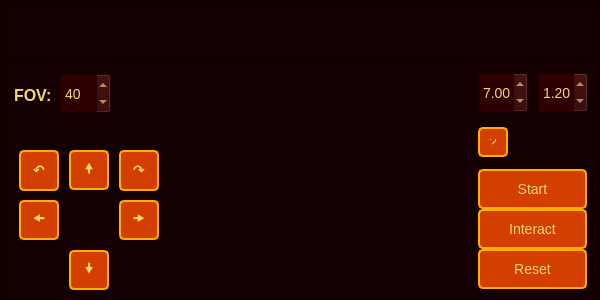
<?xml version="1.0" encoding="UTF-8"?>
<ui version="4.0">
 <class>Dialog</class>
 <widget class="QDialog" name="Dialog">
  <property name="geometry">
   <rect>
    <x>0</x>
    <y>0</y>
    <width>600</width>
    <height>300</height>
   </rect>
  </property>
  <property name="windowTitle">
   <string>Dialog</string>
  </property>
  <property name="styleSheet">
   <string notr="true">/* General widget styles */
QWidget {
    background-color: #140000;  /* Darker red background */
    color: #f7d774;             /* Warm yellow text color */
    font-family: 'Arial';
    font-size: 14px;
}

/* QPushButton styles */
QPushButton {
    background-color: #d23f00;  /* Darker red (lava) button background */
    color: #f7d774;             /* Warm yellow text color */
    border: 2px solid #ffae00;  /* Bright yellow border */
    padding: 10px;
    border-radius: 5px;
    font-size: 14px;
}

QPushButton:hover {
    background-color: #ffae00;  /* Bright yellow background on hover */
    color: #140000;             /* Dark red text color on hover */
}

/* QLabel styles */
QLabel {
    font-size: 16px;            /* Slightly larger font for labels */
    font-weight: bold;          /* Bold text */
}
</string>
  </property>
  <widget class="QFrame" name="frame">
   <property name="geometry">
    <rect>
     <x>0</x>
     <y>49</y>
     <width>600</width>
     <height>251</height>
    </rect>
   </property>
   <property name="styleSheet">
    <string notr="true">QFrame{
	border-image: url(:/LogoBG/MayanDoomBGArtWide6.png) 0 0 0 0 stretch stretch;
}</string>
   </property>
   <property name="frameShape">
    <enum>QFrame::StyledPanel</enum>
   </property>
   <property name="frameShadow">
    <enum>QFrame::Raised</enum>
   </property>
   <widget class="QPushButton" name="pushButton_player_mov_forward">
    <property name="geometry">
     <rect>
      <x>69</x>
      <y>101</y>
      <width>40</width>
      <height>40</height>
     </rect>
    </property>
    <property name="font">
     <font>
      <family>Arial</family>
      <pointsize>-1</pointsize>
      <weight>50</weight>
      <bold>false</bold>
     </font>
    </property>
    <property name="styleSheet">
     <string notr="true">/* General widget styles */
QWidget {
    background-color: #140000;  /* Darker red background */
    color: #f7d774;             /* Warm yellow text color */
    font-family: 'Arial';
    font-size: 14px;
}

/* QPushButton styles */
QPushButton {
    background-color: #d23f00;  /* Darker red (lava) button background */
    color: #f7d774;             /* Warm yellow text color */
    border: 2px solid #ffae00;  /* Bright yellow border */
    padding: 10px;
    border-radius: 5px;
    font-size: 14px;
}

QPushButton:hover {
    background-color: #ffae00;  /* Bright yellow background on hover */
    color: #140000;             /* Dark red text color on hover */
}

/* QLabel styles */
QLabel {
    font-size: 16px;            /* Slightly larger font for labels */
    font-weight: bold;          /* Bold text */
}
</string>
    </property>
    <property name="text">
     <string>🠝</string>
    </property>
   </widget>
   <widget class="QPushButton" name="pushButton_player_rot_ccw">
    <property name="geometry">
     <rect>
      <x>19</x>
      <y>101</y>
      <width>40</width>
      <height>41</height>
     </rect>
    </property>
    <property name="font">
     <font>
      <family>Arial</family>
      <pointsize>-1</pointsize>
      <weight>75</weight>
      <bold>true</bold>
     </font>
    </property>
    <property name="styleSheet">
     <string notr="true">/* General widget styles */
QWidget {
    background-color: #140000;  /* Darker red background */
    color: #f7d774;             /* Warm yellow text color */
    font-family: 'Arial';
    font-size: 14px;
}

/* QPushButton styles */
QPushButton {
    background-color: #d23f00;  /* Darker red (lava) button background */
    color: #f7d774;             /* Warm yellow text color */
    border: 2px solid #ffae00;  /* Bright yellow border */
    padding: 10px;
    border-radius: 5px;
    font-size: 14px;
}

QPushButton:hover {
    background-color: #ffae00;  /* Bright yellow background on hover */
    color: #140000;             /* Dark red text color on hover */
}

/* QLabel styles */
QLabel {
    font-size: 16px;            /* Slightly larger font for labels */
    font-weight: bold;          /* Bold text */
}
</string>
    </property>
    <property name="text">
     <string>↶</string>
    </property>
   </widget>
   <widget class="QPushButton" name="pushButton_player_mov_backward">
    <property name="geometry">
     <rect>
      <x>69</x>
      <y>201</y>
      <width>40</width>
      <height>40</height>
     </rect>
    </property>
    <property name="font">
     <font>
      <family>Arial</family>
      <pointsize>-1</pointsize>
      <weight>50</weight>
      <bold>false</bold>
     </font>
    </property>
    <property name="styleSheet">
     <string notr="true">/* General widget styles */
QWidget {
    background-color: #140000;  /* Darker red background */
    color: #f7d774;             /* Warm yellow text color */
    font-family: 'Arial';
    font-size: 14px;
}

/* QPushButton styles */
QPushButton {
    background-color: #d23f00;  /* Darker red (lava) button background */
    color: #f7d774;             /* Warm yellow text color */
    border: 2px solid #ffae00;  /* Bright yellow border */
    padding: 10px;
    border-radius: 5px;
    font-size: 14px;
}

QPushButton:hover {
    background-color: #ffae00;  /* Bright yellow background on hover */
    color: #140000;             /* Dark red text color on hover */
}

/* QLabel styles */
QLabel {
    font-size: 16px;            /* Slightly larger font for labels */
    font-weight: bold;          /* Bold text */
}
</string>
    </property>
    <property name="text">
     <string>🠟</string>
    </property>
   </widget>
   <widget class="QPushButton" name="pushButton_player_mov_right">
    <property name="geometry">
     <rect>
      <x>119</x>
      <y>151</y>
      <width>40</width>
      <height>40</height>
     </rect>
    </property>
    <property name="font">
     <font>
      <family>Arial</family>
      <pointsize>-1</pointsize>
      <weight>50</weight>
      <bold>false</bold>
     </font>
    </property>
    <property name="styleSheet">
     <string notr="true">/* General widget styles */
QWidget {
    background-color: #140000;  /* Darker red background */
    color: #f7d774;             /* Warm yellow text color */
    font-family: 'Arial';
    font-size: 14px;
}

/* QPushButton styles */
QPushButton {
    background-color: #d23f00;  /* Darker red (lava) button background */
    color: #f7d774;             /* Warm yellow text color */
    border: 2px solid #ffae00;  /* Bright yellow border */
    padding: 10px;
    border-radius: 5px;
    font-size: 14px;
}

QPushButton:hover {
    background-color: #ffae00;  /* Bright yellow background on hover */
    color: #140000;             /* Dark red text color on hover */
}

/* QLabel styles */
QLabel {
    font-size: 16px;            /* Slightly larger font for labels */
    font-weight: bold;          /* Bold text */
}
</string>
    </property>
    <property name="text">
     <string>🠞</string>
    </property>
   </widget>
   <widget class="QPushButton" name="pushButton_player_mov_left">
    <property name="geometry">
     <rect>
      <x>19</x>
      <y>151</y>
      <width>40</width>
      <height>40</height>
     </rect>
    </property>
    <property name="font">
     <font>
      <family>Arial</family>
      <pointsize>-1</pointsize>
      <weight>50</weight>
      <bold>false</bold>
     </font>
    </property>
    <property name="styleSheet">
     <string notr="true">/* General widget styles */
QWidget {
    background-color: #140000;  /* Darker red background */
    color: #f7d774;             /* Warm yellow text color */
    font-family: 'Arial';
    font-size: 14px;
}

/* QPushButton styles */
QPushButton {
    background-color: #d23f00;  /* Darker red (lava) button background */
    color: #f7d774;             /* Warm yellow text color */
    border: 2px solid #ffae00;  /* Bright yellow border */
    padding: 10px;
    border-radius: 5px;
    font-size: 14px;
}

QPushButton:hover {
    background-color: #ffae00;  /* Bright yellow background on hover */
    color: #140000;             /* Dark red text color on hover */
}

/* QLabel styles */
QLabel {
    font-size: 16px;            /* Slightly larger font for labels */
    font-weight: bold;          /* Bold text */
}
</string>
    </property>
    <property name="text">
     <string>🠜</string>
    </property>
   </widget>
   <widget class="QPushButton" name="pushButton_player_rot_cw">
    <property name="geometry">
     <rect>
      <x>119</x>
      <y>101</y>
      <width>40</width>
      <height>41</height>
     </rect>
    </property>
    <property name="font">
     <font>
      <family>Arial</family>
      <pointsize>-1</pointsize>
      <weight>75</weight>
      <bold>true</bold>
     </font>
    </property>
    <property name="styleSheet">
     <string notr="true">/* General widget styles */
QWidget {
    background-color: #140000;  /* Darker red background */
    color: #f7d774;             /* Warm yellow text color */
    font-family: 'Arial';
    font-size: 14px;
}

/* QPushButton styles */
QPushButton {
    background-color: #d23f00;  /* Darker red (lava) button background */
    color: #f7d774;             /* Warm yellow text color */
    border: 2px solid #ffae00;  /* Bright yellow border */
    padding: 10px;
    border-radius: 5px;
    font-size: 14px;
}

QPushButton:hover {
    background-color: #ffae00;  /* Bright yellow background on hover */
    color: #140000;             /* Dark red text color on hover */
}

/* QLabel styles */
QLabel {
    font-size: 16px;            /* Slightly larger font for labels */
    font-weight: bold;          /* Bold text */
}
</string>
    </property>
    <property name="text">
     <string>↷</string>
    </property>
   </widget>
   <widget class="QPushButton" name="pushButton_start">
    <property name="geometry">
     <rect>
      <x>478</x>
      <y>120</y>
      <width>109</width>
      <height>40</height>
     </rect>
    </property>
    <property name="styleSheet">
     <string notr="true">/* General widget styles */
QWidget {
    background-color: #140000;  /* Darker red background */
    color: #f7d774;             /* Warm yellow text color */
    font-family: 'Arial';
    font-size: 14px;
}

/* QPushButton styles */
QPushButton {
    background-color: #d23f00;  /* Darker red (lava) button background */
    color: #f7d774;             /* Warm yellow text color */
    border: 2px solid #ffae00;  /* Bright yellow border */
    padding: 10px;
    border-radius: 5px;
    font-size: 14px;
}

QPushButton:hover {
    background-color: #ffae00;  /* Bright yellow background on hover */
    color: #140000;             /* Dark red text color on hover */
}

/* QLabel styles */
QLabel {
    font-size: 16px;            /* Slightly larger font for labels */
    font-weight: bold;          /* Bold text */
}
</string>
    </property>
    <property name="text">
     <string>Start</string>
    </property>
   </widget>
   <widget class="QPushButton" name="pushButton_interact">
    <property name="geometry">
     <rect>
      <x>478</x>
      <y>160</y>
      <width>109</width>
      <height>40</height>
     </rect>
    </property>
    <property name="styleSheet">
     <string notr="true">/* General widget styles */
QWidget {
    background-color: #140000;  /* Darker red background */
    color: #f7d774;             /* Warm yellow text color */
    font-family: 'Arial';
    font-size: 14px;
}

/* QPushButton styles */
QPushButton {
    background-color: #d23f00;  /* Darker red (lava) button background */
    color: #f7d774;             /* Warm yellow text color */
    border: 2px solid #ffae00;  /* Bright yellow border */
    padding: 10px;
    border-radius: 5px;
    font-size: 14px;
}

QPushButton:hover {
    background-color: #ffae00;  /* Bright yellow background on hover */
    color: #140000;             /* Dark red text color on hover */
}

/* QLabel styles */
QLabel {
    font-size: 16px;            /* Slightly larger font for labels */
    font-weight: bold;          /* Bold text */
}
</string>
    </property>
    <property name="text">
     <string>Interact</string>
    </property>
   </widget>
   <widget class="QPushButton" name="pushButton_reset">
    <property name="geometry">
     <rect>
      <x>478</x>
      <y>200</y>
      <width>109</width>
      <height>40</height>
     </rect>
    </property>
    <property name="styleSheet">
     <string notr="true">/* General widget styles */
QWidget {
    background-color: #140000;  /* Darker red background */
    color: #f7d774;             /* Warm yellow text color */
    font-family: 'Arial';
    font-size: 14px;
}

/* QPushButton styles */
QPushButton {
    background-color: #d23f00;  /* Darker red (lava) button background */
    color: #f7d774;             /* Warm yellow text color */
    border: 2px solid #ffae00;  /* Bright yellow border */
    padding: 10px;
    border-radius: 5px;
    font-size: 14px;
}

QPushButton:hover {
    background-color: #ffae00;  /* Bright yellow background on hover */
    color: #140000;             /* Dark red text color on hover */
}

/* QLabel styles */
QLabel {
    font-size: 16px;            /* Slightly larger font for labels */
    font-weight: bold;          /* Bold text */
}
</string>
    </property>
    <property name="text">
     <string>Reset</string>
    </property>
   </widget>
   <widget class="QSpinBox" name="spinBox_FOV">
    <property name="geometry">
     <rect>
      <x>60</x>
      <y>24</y>
      <width>51</width>
      <height>41</height>
     </rect>
    </property>
    <property name="styleSheet">
     <string notr="true">/* General widget styles */
QWidget {
    background-color: #2e0000;  /* Dark red background */
    color: #f7d774;             /* Warm yellow text color */
    font-family: 'Arial';
    font-size: 14px;
}

/* QPushButton styles */
QPushButton {
    background-color: #d94141;  /* Red button background */
    color: white;               /* White text color */
    border: 2px solid #ff6f00;  /* Orange border */
    padding: 10px;
    border-radius: 5px;
    font-size: 14px;
}

QPushButton:hover {
    background-color: #ff6f00;  /* Orange background on hover */
}

/* QLabel styles */
QLabel {
    font-size: 16px;            /* Slightly larger font for labels */
    font-weight: bold;          /* Bold text */
}
</string>
    </property>
    <property name="minimum">
     <number>10</number>
    </property>
    <property name="maximum">
     <number>120</number>
    </property>
    <property name="singleStep">
     <number>10</number>
    </property>
    <property name="value">
     <number>40</number>
    </property>
   </widget>
   <widget class="QLabel" name="label_FOV">
    <property name="geometry">
     <rect>
      <x>14</x>
      <y>31</y>
      <width>41</width>
      <height>31</height>
     </rect>
    </property>
    <property name="font">
     <font>
      <family>Arial</family>
      <pointsize>-1</pointsize>
      <weight>75</weight>
      <bold>true</bold>
     </font>
    </property>
    <property name="styleSheet">
     <string notr="true">QFrame{

border-image: transparent;

}

/* General widget styles */
QWidget {
    background-color: #2e0000;  /* Dark red background */
    color: #f7d774;             /* Warm yellow text color */
    font-family: 'Arial';
    font-size: 14px;
}

/* QPushButton styles */
QPushButton {
    background-color: #d94141;  /* Red button background */
    color: white;               /* White text color */
    border: 2px solid #ff6f00;  /* Orange border */
    padding: 10px;
    border-radius: 5px;
    font-size: 14px;
}

QPushButton:hover {
    background-color: #ff6f00;  /* Orange background on hover */
}

/* QLabel styles */
QLabel {
    font-size: 16px;            /* Slightly larger font for labels */
    font-weight: bold;          /* Bold text */
	background: transparent;
}
</string>
    </property>
    <property name="text">
     <string>FOV:</string>
    </property>
   </widget>
   <widget class="QDoubleSpinBox" name="spinBox_val_1">
    <property name="geometry">
     <rect>
      <x>538</x>
      <y>23</y>
      <width>50</width>
      <height>41</height>
     </rect>
    </property>
    <property name="cursor">
     <cursorShape>PointingHandCursor</cursorShape>
    </property>
    <property name="styleSheet">
     <string notr="true">/* General widget styles */
QWidget {
    background-color: #2e0000;  /* Dark red background */
    color: #f7d774;             /* Warm yellow text color */
    font-family: 'Arial';
    font-size: 14px;
}

/* QPushButton styles */
QPushButton {
    background-color: #d94141;  /* Red button background */
    color: white;               /* White text color */
    border: 2px solid #ff6f00;  /* Orange border */
    padding: 10px;
    border-radius: 5px;
    font-size: 14px;
}

QPushButton:hover {
    background-color: #ff6f00;  /* Orange background on hover */
}

/* QLabel styles */
QLabel {
    font-size: 16px;            /* Slightly larger font for labels */
    font-weight: bold;          /* Bold text */
}
</string>
    </property>
    <property name="singleStep">
     <double>0.100000000000000</double>
    </property>
    <property name="value">
     <double>1.200000000000000</double>
    </property>
   </widget>
   <widget class="QDoubleSpinBox" name="spinBox_val_2">
    <property name="geometry">
     <rect>
      <x>478</x>
      <y>23</y>
      <width>50</width>
      <height>41</height>
     </rect>
    </property>
    <property name="cursor">
     <cursorShape>PointingHandCursor</cursorShape>
    </property>
    <property name="styleSheet">
     <string notr="true">/* General widget styles */
QWidget {
    background-color: #2e0000;  /* Dark red background */
    color: #f7d774;             /* Warm yellow text color */
    font-family: 'Arial';
    font-size: 14px;
}

/* QPushButton styles */
QPushButton {
    background-color: #d94141;  /* Red button background */
    color: white;               /* White text color */
    border: 2px solid #ff6f00;  /* Orange border */
    padding: 10px;
    border-radius: 5px;
    font-size: 14px;
}

QPushButton:hover {
    background-color: #ff6f00;  /* Orange background on hover */
}

/* QLabel styles */
QLabel {
    font-size: 16px;            /* Slightly larger font for labels */
    font-weight: bold;          /* Bold text */
}
</string>
    </property>
    <property name="singleStep">
     <double>0.200000000000000</double>
    </property>
    <property name="value">
     <double>7.000000000000000</double>
    </property>
   </widget>
   <widget class="QPushButton" name="pushButton_help">
    <property name="geometry">
     <rect>
      <x>478</x>
      <y>78</y>
      <width>30</width>
      <height>30</height>
     </rect>
    </property>
    <property name="font">
     <font>
      <family>Arial</family>
      <pointsize>-1</pointsize>
     </font>
    </property>
    <property name="styleSheet">
     <string notr="true">/* General widget styles */
QWidget {
    background-color: #140000;  /* Darker red background */
    color: #f7d774;             /* Warm yellow text color */
    font-family: 'Arial';
    font-size: 14px;
}

/* QPushButton styles */
QPushButton {
    background-color: #d23f00;  /* Darker red (lava) button background */
    color: #f7d774;             /* Warm yellow text color */
    border: 2px solid #ffae00;  /* Bright yellow border */
    padding: 10px;
    border-radius: 5px;
    font-size: 14px;
}

QPushButton:hover {
    background-color: #ffae00;  /* Bright yellow background on hover */
    color: #140000;             /* Dark red text color on hover */
}

/* QLabel styles */
QLabel {
    font-size: 16px;            /* Slightly larger font for labels */
    font-weight: bold;          /* Bold text */
}
</string>
    </property>
    <property name="text">
     <string>?</string>
    </property>
   </widget>
  </widget>
  <widget class="QTextEdit" name="textEdit_gamelog">
   <property name="geometry">
    <rect>
     <x>0</x>
     <y>0</y>
     <width>600</width>
     <height>60</height>
    </rect>
   </property>
   <property name="font">
    <font>
     <family>Arial</family>
     <pointsize>-1</pointsize>
    </font>
   </property>
   <property name="styleSheet">
    <string notr="true"/>
   </property>
  </widget>
 </widget>
 <resources>
  <include location="MayanDoom_resource_file.qrc"/>
 </resources>
 <connections/>
</ui>
